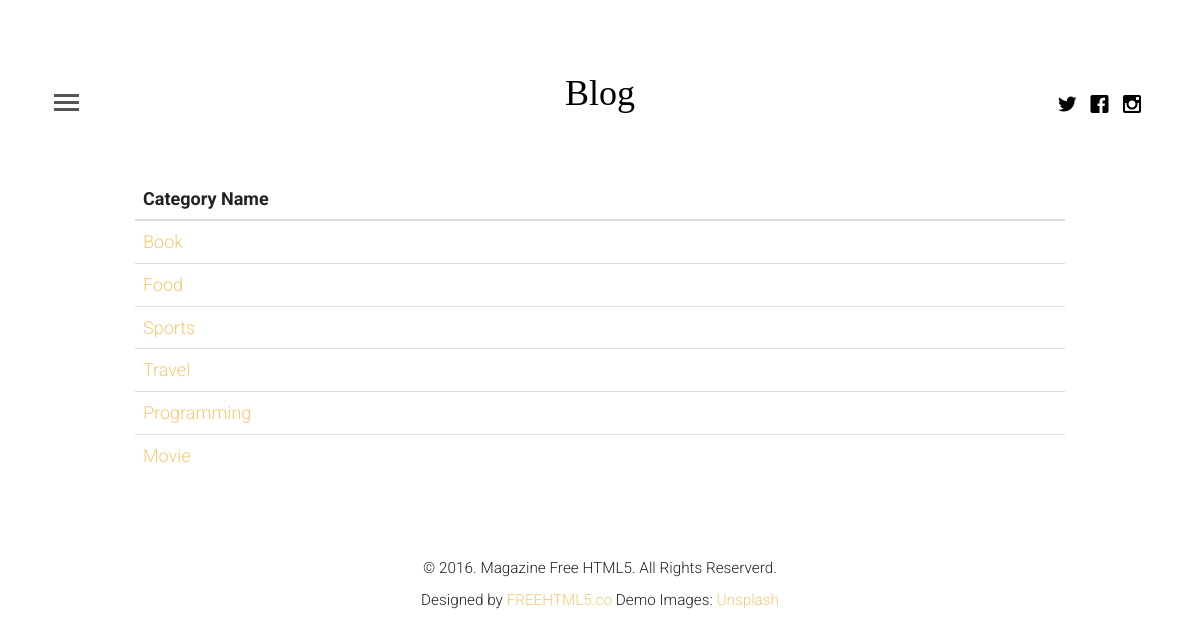
The page /All_category/ on the database its author committed.
### app/models.py (models this page shows, shortened)
class Category(models.Model):
    name = models.CharField(max_length=100, null=True)

### app/views.py (the view)
# urls.py: path("All_category/", views.CategoryList, name="category"),
def CategoryList(request):
    cat = Category.objects.all()
    context = {'cat':cat}
    return render(request,'category_list.html',context)

### templates/category_list.html (shortened to what this page needs)
{% extends 'base.html' %}
{% load static %}
{% block content %}
     <div class="container-fluid" style="width:80%">
		<div class="col fh5co-post-entry">
            <table class="table table-hover">
                <thead>
                    <tr>
                        <th>Category Name</th>
                         <th></th>
                    </tr>
                </thead>
                <tbody>
                {% for c in cat %}
                    <tr>
                       <td><a href="{% url 'topic' c.name %}">{{c.name}}</a></td>
                        <td></td>
                    </tr>
                {% endfor %}
                </tbody>
            </table>
        </div>
	</div>
{% endblock %}

### app/static/css/style.css (style rules this page uses)
body { font-family: "Roboto", arial, sans-serif; font-size: 18px; font-weight: 300; line-height: 1.8; color: #222; background: #fff; }
a { color: #f7c873; -webkit-transition: 0.5s; -o-transition: 0.5s; transition: 0.5s; }

### rows shown on the page
Category: name "Book"
Category: name "Food"
Category: name "Sports"
Category: name "Travel"
Category: name "Programming"
Category: name "Movie"
